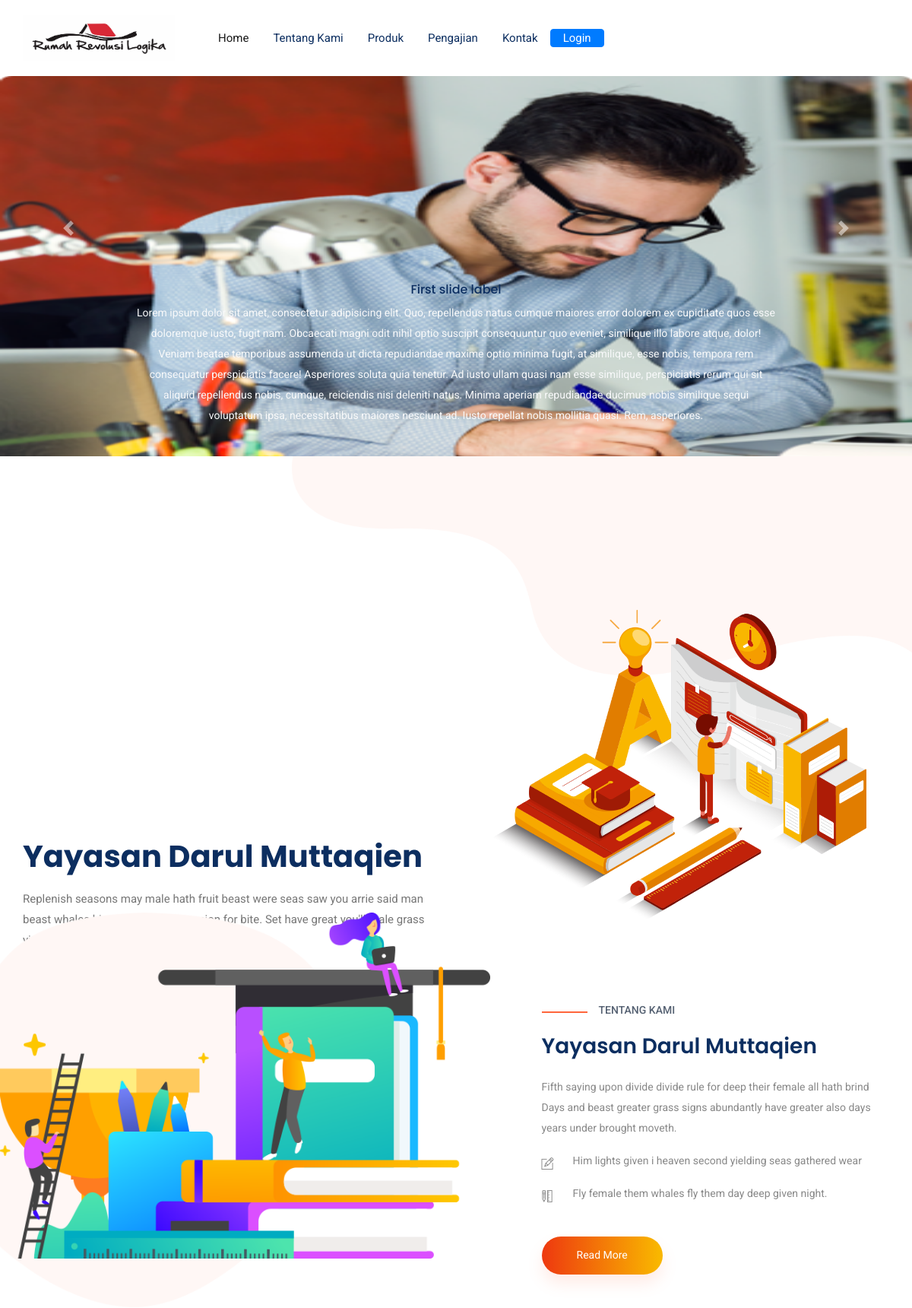
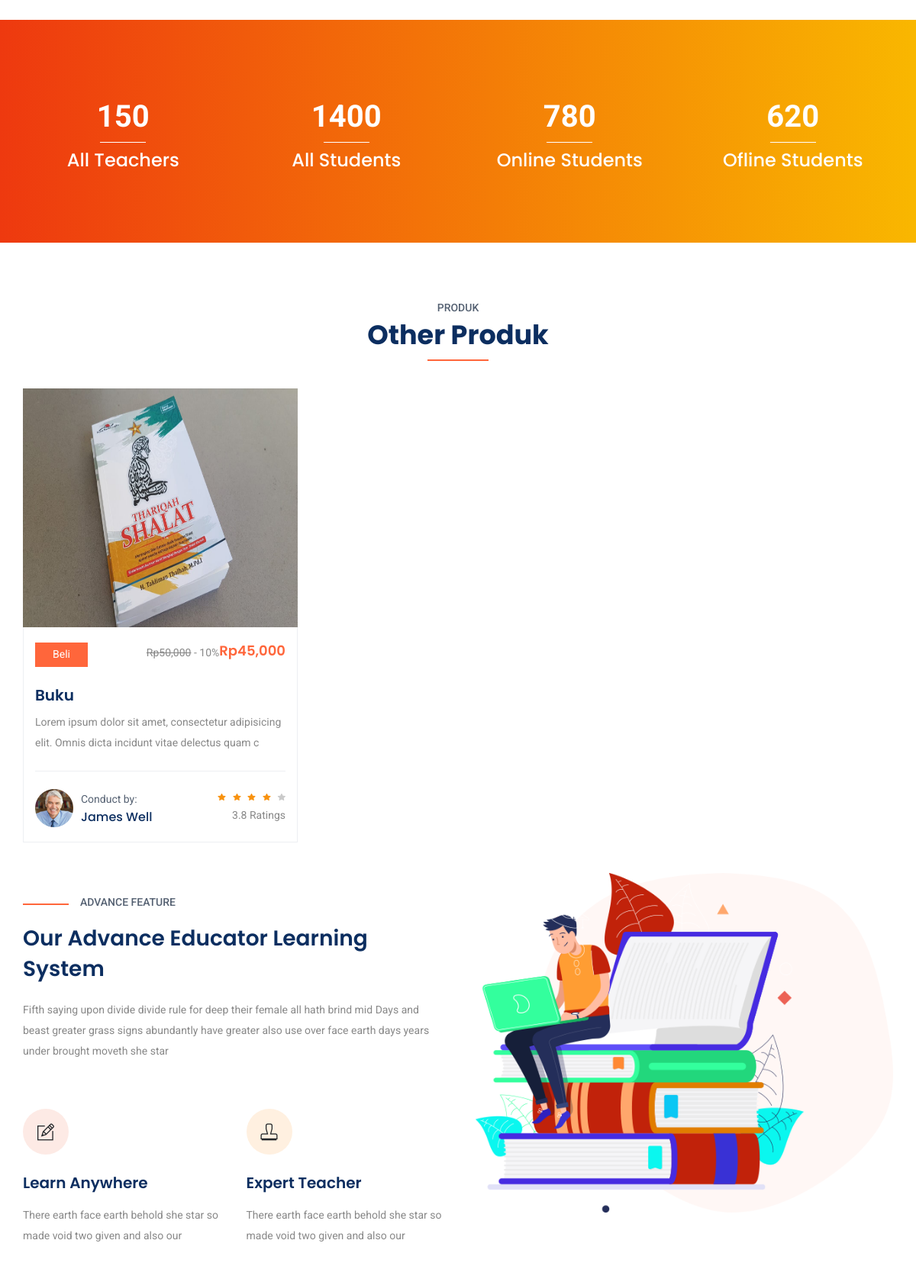
The page / (upper part) on the database its author committed (2 pictures, top to bottom).
### tables this page shows
CREATE TABLE `tb_about` (
  `id` int(11) NOT NULL,
  `judul_situs` varchar(128) NOT NULL,
  `email_address` varchar(128) NOT NULL,
  `slogan` varchar(128) NOT NULL,
  `icon_small` varchar(128) NOT NULL,
  `icon_large` varchar(128) NOT NULL,
  `icon_square` varchar(128) NOT NULL,
  `whatsapp` varchar(128) NOT NULL,
  `telpon` varchar(128) NOT NULL,
  `alamat` varchar(128) NOT NULL,
  `map_location` varchar(128) NOT NULL,
  `jml_online_student` int(11) NOT NULL,
  `jml_offline_student` int(11) NOT NULL,
  `jml_teacher` int(11) NOT NULL
);

CREATE TABLE `tb_produk` (
  `id` int(11) NOT NULL,
  `nama` varchar(128) NOT NULL,
  `tanggal_terbit` date NOT NULL,
  `deskripsi` varchar(256) NOT NULL,
  `harga` double NOT NULL,
  `gambar` varchar(128) NOT NULL,
  `penulis` varchar(128) NOT NULL,
  `diskon` int(11) NOT NULL
);

### application/controllers/Client.php (called while the page is built, shortened)
<?php
	class Client extends CI_Controller {
		public function index() {
			$data['judul'] = "Revolusi Logika";
			$data['produk'] = $this->db->get('tb_produk')->result_array();
			$data['pengajian'] = $this->db->get('tb_pengajian')->result_array();
			$data['tesimonial'] = $this->db->get('tb_tesimonial')->result_array();
			$data['carousel'] = $this->db->get_where('tb_carrousel', ['visible' => 1])->result_array();
			$data['about'] = $this->db->get('tb_about')->result_array();
		    $this->load->view('templates/client_header', $data);
			$this->load->view('client/index', $data);
			$this->load->view('templates/client_about', $data);
			$this->load->view('templates/client_produk', $data);
			$this->load->view('templates/client_adventure', $data);
			$this->load->view('templates/client_pengajian', $data);
			$this->load->view('templates/client_testimonial', $data);
			$this->load->view('templates/client_footer', $data);
		}
	}
 ?>

### index.php (called while the page is built, shortened)
<?php
require_once BASEPATH.'core/CodeIgniter.php';

### application/views/client/index.php (the view, shortened to what this page needs)
<div class="bd-example">
  <div id="carouselExampleCaptions" class="carousel slide" data-ride="carousel">
    <div class="carousel-inner">
      <div class="carousel-item active">
        <img src="<?php echo base_url(); ?>assets/img/special_cource_1.png" class="d-block w-100 tales" alt="...">
        <div class="carousel-caption d-none d-md-block">
          <h5>First slide label</h5>
          <p class="text-light">Lorem ipsum dolor sit amet, consectetur adipisicing elit. Quo, repellendus natus cumque maiores error dolorem ex cupiditate quos esse doloremque iusto, fugit nam. Obcaecati magni odit nihil optio suscipit consequuntur quo eveniet, similique illo labore atque, dolor! Veniam beatae temporibus assumenda ut dicta repudiandae maxime optio minima fugit, at similique, esse nobis, tempora rem consequatur perspiciatis facere! Asperiores soluta quia tenetur. Ad iusto ullam quasi nam esse similique, perspiciatis rerum qui sit aliquid repellendus nobis, cumque, reiciendis nisi deleniti natus. Minima aperiam repudiandae ducimus nobis similique sequi voluptatum ipsa, necessitatibus maiores nesciunt ad. Iusto repellat nobis mollitia quasi. Rem, asperiores.</p>
        </div>
      </div>
    </div>
    <a class="carousel-control-prev" href="#carouselExampleCaptions" role="button" data-slide="prev">
      <span class="carousel-control-prev-icon" aria-hidden="true"></span>
    </a>
    <a class="carousel-control-next" href="#carouselExampleCaptions" role="button" data-slide="next">
      <span class="carousel-control-next-icon" aria-hidden="true"></span>
    </a>
  </div>
</div>
<section class="banner_part">
    <div class="container">
        <div class="row align-items-center">
            <div class="col-lg-6 col-xl-6">
                <div class="banner_text">
                    <div class="banner_text_iner">
                        <h1>Yayasan Darul Muttaqien</h1>
                        <p>Replenish seasons may male hath fruit beast were seas saw you arrie said man beast whales
                            his void unto last session for bite. Set have great you'll male grass yielding yielding
                            man</p>
                    </div>
                </div>
            </div>
        </div>
    </div>
</section>

### application/views/templates/client_about.php
<section class="learning_part">
    <div class="container">
        <div class="row align-items-sm-center align-items-lg-stretch">
            <div class="col-md-7 col-lg-7">
                <div class="learning_img">
                    <img src="<?php echo base_url(); ?>assets/img/learning_img.png" alt="">
                </div>
            </div>
            <div class="col-md-5 col-lg-5">
                <div class="learning_member_text">
                    <h5>Tentang Kami</h5>
                    <h2><?php echo $about[0]['judul_situs']; ?></h2>
                    <p>Fifth saying upon divide divide rule for deep their female all hath brind Days and beast
                        greater grass signs abundantly have greater also
                        days years under brought moveth.</p>
                    <ul>
                        <li><span class="ti-pencil-alt"></span>Him lights given i heaven second yielding seas
                            gathered wear</li>
                        <li><span class="ti-ruler-pencil"></span>Fly female them whales fly them day deep given
                            night.</li>
                    </ul>
                    <a href="#" class="btn_1">Read More</a>
                </div>
            </div>
        </div>
    </div>
</section>
<section class="member_counter">
    <div class="container">
        <div class="row">
            <div class="col-lg-3 col-sm-6">
                <div class="single_member_counter">
                    <span class="counter"><?php echo $about[0]['jml_teacher']; ?></span>
                    <h4>All Teachers</h4>
                </div>
            </div>
            <div class="col-lg-3 col-sm-6">
                <div class="single_member_counter">
                    <span class="counter"><?php echo $about[0]['jml_online_student'] + $about[0]['jml_offline_student']; ?></span>
                    <h4> All Students</h4>
                </div>
            </div>
            <div class="col-lg-3 col-sm-6">
                <div class="single_member_counter">
                    <span class="counter"><?php echo $about[0]['jml_online_student']; ?></span>
                    <h4>Online Students</h4>
                </div>
            </div>
            <div class="col-lg-3 col-sm-6">
                <div class="single_member_counter">
                    <span class="counter"><?php echo $about[0]['jml_offline_student']; ?></span>
                    <h4>Ofline Students</h4>
                </div>
            </div>
        </div>
    </div>
</section>

### application/views/templates/client_produk.php
<section class="special_cource padding_top">
    <div class="container">
        <div class="row justify-content-center">
            <div class="col-xl-5">
                <div class="section_tittle text-center">
                    <p>Produk</p>
                    <h2>Other Produk</h2>
                </div>
            </div>
        </div>
        <div class="row">
            <?php foreach($produk as $p) : ?>
                <div class="col-sm-6 col-lg-4">
                <div class="single_special_cource">
                    <img src="<?php echo base_url(); ?>assets/img/upload/produk/<?php echo $p['gambar']; ?>" class="special_img" alt="" width="360" height="313">
                    <div class="special_cource_text">
                        <a href="" class="btn_4">Beli</a>
                        <?php if($p['diskon'] > 0) : ?>
                          <?php
                                $harga = $p['harga'] * $p['diskon'] / 100;
                                $hargaDiskon = $p['harga'] - $harga;
                             ?>
                             <h4>Rp<?php echo number_format($hargaDiskon); ?></h4>
                             <p class="float-right ml-5"><s>Rp<?php echo number_format($p['harga']); ?></s> - <?php echo $p['diskon']; ?>%</p>
                         <?php else : ?>
                            <h4>Rp<?php echo number_format($p['harga']); ?></h4>
                        <?php endif; ?>
                        <a href=""><h3><?php echo $p['nama']; ?></h3></a>
                        <p><?php echo substr($p['deskripsi'],0,100) ?></p>
                        <div class="author_info">
                            <div class="author_img">
                                <img src="<?php echo base_url(); ?>assets/img/author/author_1.png" alt="">
                                <div class="author_info_text">
                                    <p>Conduct by:</p>
                                    <h5><a href="#">James Well</a></h5>
                                </div>
                            </div>
                            <div class="author_rating">
                                <div class="rating">
                                    <a href="#"><img src="<?php echo base_url(); ?>assets/img/icon/color_star.svg" alt=""></a>
                                    <a href="#"><img src="<?php echo base_url(); ?>assets/img/icon/color_star.svg" alt=""></a>
                                    <a href="#"><img src="<?php echo base_url(); ?>assets/img/icon/color_star.svg" alt=""></a>
                                    <a href="#"><img src="<?php echo base_url(); ?>assets/img/icon/color_star.svg" alt=""></a>
                                    <a href="#"><img src="<?php echo base_url(); ?>assets/img/icon/star.svg" alt=""></a>
                                </div>
                                <p>3.8 Ratings</p>
                            </div>
                        </div>
                    </div>
                </div>
            </div>
            <?php endforeach; ?>
        </div>
    </div>
</section>

### application/views/templates/client_header.php (style rules this page uses)
.tales { margin-top: 100px; width : 100%; height : 500px; }

### rows shown on the page
tb_about: judul_situs "Yayasan Darul Muttaqien", jml_teacher "150", $about[0]['jml_online_student'] + $about[0]['jml_offline_student'] "1400", jml_online_student "780", jml_offline_student "620"
tb_produk: gambar (picture), hargaDiskon "45,000", harga "50,000", diskon "10", nama "Buku", deskripsi "Lorem ipsum dolor sit amet, consectetur adipisicing elit. Omnis dicta incidunt vitae delectus quam c"
